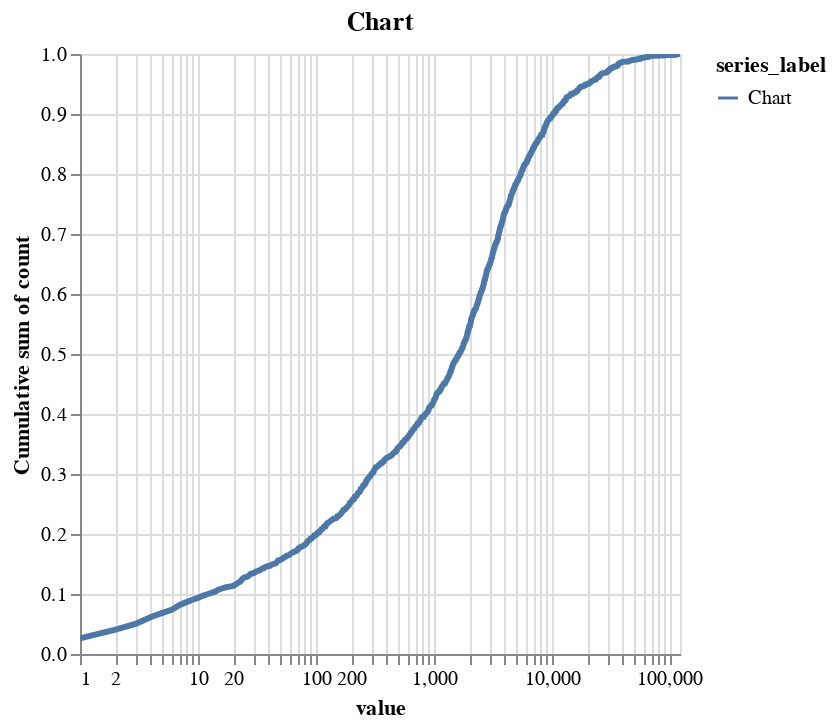

Notebook cell for this chart:
### Code cell
chart_merge

### Figure 1 — Vega-Lite specification as saved in the notebook (floating-point values rounded to 4 significant figures; data arrays with more than 128 entries replaced by an {"elided": "..."} marker saying what was removed)
{"config": {"view": {"continuousWidth": 300, "continuousHeight": 300}}, "layer": [{"mark": {"type": "line", "color": "#c4ced4", "strokeWidth": 3}, "encoding": {"color": {"field": "series_label", "type": "nominal"}, "tooltip": [{"field": "series_label", "type": "nominal"}, {"field": "value", "type": "quantitative"}, {"field": "count", "type": "quantitative"}, {"field": "frac_cumsum", "type": "quantitative"}], "x": {"field": "value", "scale": {"domain": [1, 122900.0], "type": "log"}, "title": "value", "type": "quantitative"}, "y": {"axis": {"labelAlign": "right"}, "field": "frac_cumsum", "scale": {"domain": [0, 1]}, "title": "Cumulative sum of count", "type": "quantitative"}}, "name": "view_1", "title": "Chart"}], "data": {"name": "data-0d06e2ac1c3bb3e70d00cd261ab38650"}, "params": [{"name": "param_1", "select": {"type": "interval", "encodings": ["x", "y"]}, "bind": "scales", "views": ["view_1"]}], "resolve": {"scale": {"y": "independent"}}, "$schema": "https://vega.github.io/schema/vega-lite/v5.17.0.json", "datasets": {"data-0d06e2ac1c3bb3e70d00cd261ab38650": {"elided": "1681 records"}}}
